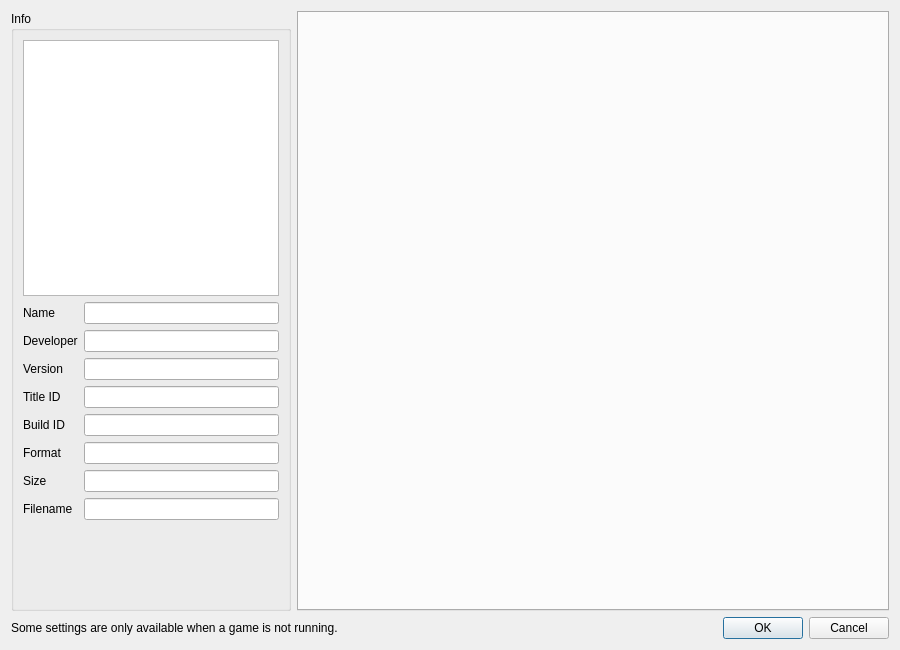
<?xml version="1.0" encoding="UTF-8"?>
<ui version="4.0">
 <class>ConfigurePerGame</class>
 <widget class="QDialog" name="ConfigurePerGame">
  <property name="geometry">
   <rect>
    <x>0</x>
    <y>0</y>
    <width>900</width>
    <height>650</height>
   </rect>
  </property>
  <property name="minimumSize">
   <size>
    <width>900</width>
    <height>0</height>
   </size>
  </property>
  <property name="windowTitle">
   <string>Dialog</string>
  </property>
  <layout class="QVBoxLayout" name="verticalLayout_3">
   <item>
    <layout class="QHBoxLayout" name="horizontalLayout">
     <item>
      <widget class="QGroupBox" name="groupBox">
       <property name="sizePolicy">
        <sizepolicy hsizetype="Maximum" vsizetype="Preferred">
         <horstretch>0</horstretch>
         <verstretch>0</verstretch>
        </sizepolicy>
       </property>
       <property name="title">
        <string>Info</string>
       </property>
       <layout class="QVBoxLayout" name="verticalLayout">
        <item alignment="Qt::AlignHCenter">
         <widget class="QGraphicsView" name="icon_view">
          <property name="sizePolicy">
           <sizepolicy hsizetype="Maximum" vsizetype="Maximum">
            <horstretch>0</horstretch>
            <verstretch>0</verstretch>
           </sizepolicy>
          </property>
          <property name="minimumSize">
           <size>
            <width>256</width>
            <height>256</height>
           </size>
          </property>
          <property name="maximumSize">
           <size>
            <width>256</width>
            <height>256</height>
           </size>
          </property>
          <property name="verticalScrollBarPolicy">
           <enum>Qt::ScrollBarAlwaysOff</enum>
          </property>
          <property name="horizontalScrollBarPolicy">
           <enum>Qt::ScrollBarAlwaysOff</enum>
          </property>
          <property name="interactive">
           <bool>false</bool>
          </property>
         </widget>
        </item>
        <item>
         <layout class="QGridLayout" name="gridLayout_2">
          <item row="2" column="1">
           <widget class="QLineEdit" name="display_developer">
            <property name="enabled">
             <bool>true</bool>
            </property>
            <property name="readOnly">
             <bool>true</bool>
            </property>
           </widget>
          </item>
          <item row="6" column="1">
           <widget class="QLineEdit" name="display_format">
            <property name="enabled">
             <bool>true</bool>
            </property>
            <property name="readOnly">
             <bool>true</bool>
            </property>
           </widget>
          </item>
          <item row="7" column="0">
           <widget class="QLabel" name="label_6">
            <property name="text">
             <string>Size</string>
            </property>
           </widget>
          </item>
          <item row="8" column="0">
           <widget class="QLabel" name="label_7">
            <property name="text">
             <string>Filename</string>
            </property>
           </widget>
          </item>
          <item row="4" column="0">
           <widget class="QLabel" name="label_4">
            <property name="text">
             <string>Title ID</string>
            </property>
           </widget>
          </item>
          <item row="1" column="0">
           <widget class="QLabel" name="label">
            <property name="text">
             <string>Name</string>
            </property>
           </widget>
          </item>
          <item row="4" column="1">
           <widget class="QLineEdit" name="display_title_id">
            <property name="enabled">
             <bool>true</bool>
            </property>
            <property name="readOnly">
             <bool>true</bool>
            </property>
           </widget>
          </item>
          <item row="2" column="0">
           <widget class="QLabel" name="label_2">
            <property name="text">
             <string>Developer</string>
            </property>
           </widget>
          </item>
          <item row="6" column="0">
           <widget class="QLabel" name="label_5">
            <property name="text">
             <string>Format</string>
            </property>
           </widget>
          </item>
          <item row="3" column="1">
           <widget class="QLineEdit" name="display_version">
            <property name="enabled">
             <bool>true</bool>
            </property>
            <property name="readOnly">
             <bool>true</bool>
            </property>
           </widget>
          </item>
          <item row="3" column="0">
           <widget class="QLabel" name="label_3">
            <property name="text">
             <string>Version</string>
            </property>
           </widget>
          </item>
          <item row="8" column="1">
           <widget class="QLineEdit" name="display_filename">
            <property name="enabled">
             <bool>true</bool>
            </property>
            <property name="readOnly">
             <bool>true</bool>
            </property>
           </widget>
          </item>
          <item row="1" column="1">
           <widget class="QLineEdit" name="display_name">
            <property name="enabled">
             <bool>true</bool>
            </property>
            <property name="readOnly">
             <bool>true</bool>
            </property>
           </widget>
          </item>
          <item row="7" column="1">
           <widget class="QLineEdit" name="display_size">
            <property name="enabled">
             <bool>true</bool>
            </property>
            <property name="readOnly">
             <bool>true</bool>
            </property>
           </widget>
          </item>
          <item row="5" column="1">
           <widget class="QLineEdit" name="display_build_id">
            <property name="readOnly">
             <bool>true</bool>
            </property>
           </widget>
          </item>
          <item row="5" column="0">
           <widget class="QLabel" name="label_9">
            <property name="text">
             <string>Build ID</string>
            </property>
           </widget>
          </item>
         </layout>
        </item>
        <item>
         <spacer name="verticalSpacer">
          <property name="orientation">
           <enum>Qt::Vertical</enum>
          </property>
          <property name="sizeHint" stdset="0">
           <size>
            <width>20</width>
            <height>40</height>
           </size>
          </property>
         </spacer>
        </item>
       </layout>
      </widget>
     </item>
     <item>
      <layout class="QVBoxLayout" name="VerticalLayout">
       <item>
        <layout class="QVBoxLayout" name="verticalLayout_2"/>
       </item>
       <item>
        <widget class="QTabWidget" name="tabWidget">
         <property name="enabled">
          <bool>true</bool>
         </property>
         <property name="currentIndex">
          <number>-1</number>
         </property>
         <property name="usesScrollButtons">
          <bool>true</bool>
         </property>
         <property name="documentMode">
          <bool>false</bool>
         </property>
         <property name="tabsClosable">
          <bool>false</bool>
         </property>
        </widget>
       </item>
      </layout>
     </item>
    </layout>
   </item>
   <item>
    <layout class="QHBoxLayout" name="horizontalLayout_2">
     <item>
      <widget class="QLabel" name="label_8">
       <property name="text">
        <string>Some settings are only available when a game is not running.</string>
       </property>
      </widget>
     </item>
     <item>
      <widget class="QDialogButtonBox" name="buttonBox">
       <property name="sizePolicy">
        <sizepolicy hsizetype="Preferred" vsizetype="Preferred">
         <horstretch>0</horstretch>
         <verstretch>0</verstretch>
        </sizepolicy>
       </property>
       <property name="orientation">
        <enum>Qt::Horizontal</enum>
       </property>
       <property name="standardButtons">
        <set>QDialogButtonBox::Cancel|QDialogButtonBox::Ok</set>
       </property>
      </widget>
     </item>
    </layout>
   </item>
  </layout>
 </widget>
 <resources/>
 <connections>
  <connection>
   <sender>buttonBox</sender>
   <signal>accepted()</signal>
   <receiver>ConfigurePerGame</receiver>
   <slot>accept()</slot>
   <hints>
    <hint type="sourcelabel">
     <x>20</x>
     <y>20</y>
    </hint>
    <hint type="destinationlabel">
     <x>20</x>
     <y>20</y>
    </hint>
   </hints>
  </connection>
  <connection>
   <sender>buttonBox</sender>
   <signal>rejected()</signal>
   <receiver>ConfigurePerGame</receiver>
   <slot>reject()</slot>
   <hints>
    <hint type="sourcelabel">
     <x>20</x>
     <y>20</y>
    </hint>
    <hint type="destinationlabel">
     <x>20</x>
     <y>20</y>
    </hint>
   </hints>
  </connection>
 </connections>
</ui>
